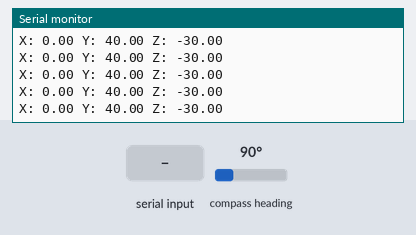
Simulated run of this sketch. Board: Arduino Uno, built with avr-gcc and run on an emulated ATmega328P. Parts: the last lines printed to the serial monitor. The test bench sets the inputs (shaded band); at power-on: compass heading 90°.

Above: at 1.2 s.
1.3 s: "1" received over Serial
At 1.34 s:
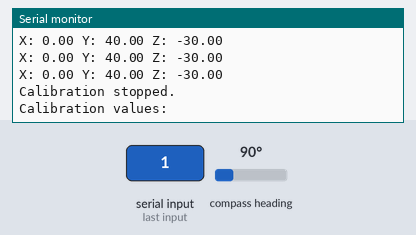
At 2.8 s:
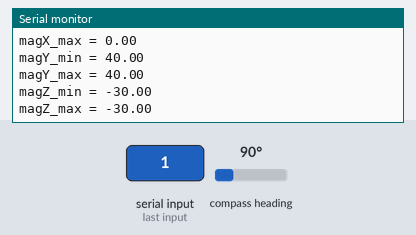

The sketch:

Calibration_compass.ino
```cpp
//Flash this and rotate your robot, after that enter any key on your serial monitor to show, max (x,y) and min (x,y)
// then put values to main.ino

#include <Wire.h>
#include <Adafruit_Sensor.h>
#include <Adafruit_HMC5883_U.h>

// Compass instance
Adafruit_HMC5883_Unified compass = Adafruit_HMC5883_Unified(12345);

// Calibration values
float magX_min = 10000.0, magY_min = 10000.0, magZ_min = 10000.0;
float magX_max = -10000.0, magY_max = -10000.0, magZ_max = -10000.0;

void setup() {
    Serial.begin(115200);

    // Initialize Compass
    if (!compass.begin()) {
        Serial.println("Error: Compass not found!");
        while (1);
    }

    Serial.println("Compass calibration. Move the sensor in all directions.");
    Serial.println("Press any key to stop calibration.");
}

void loop() {
    // Check if user pressed a key to stop calibration
    if (Serial.available()) {
        Serial.println("Calibration stopped.");
        printCalibrationValues();
        while (1);  // Stop the loop
    }

    // Get compass event
    sensors_event_t event;
    compass.getEvent(&event);

    // Update min and max values
    if (event.magnetic.x < magX_min) magX_min = event.magnetic.x;
    if (event.magnetic.x > magX_max) magX_max = event.magnetic.x;

    if (event.magnetic.y < magY_min) magY_min = event.magnetic.y;
    if (event.magnetic.y > magY_max) magY_max = event.magnetic.y;

    if (event.magnetic.z < magZ_min) magZ_min = event.magnetic.z;
    if (event.magnetic.z > magZ_max) magZ_max = event.magnetic.z;

    // Print current magnetometer values
    Serial.print("X: "); Serial.print(event.magnetic.x);
    Serial.print(" Y: "); Serial.print(event.magnetic.y);
    Serial.print(" Z: "); Serial.println(event.magnetic.z);

    delay(100);
}

void printCalibrationValues() {
    Serial.println("Calibration values:");
    Serial.print("magX_min = "); Serial.println(magX_min);
    Serial.print("magX_max = "); Serial.println(magX_max);
    Serial.print("magY_min = "); Serial.println(magY_min);
    Serial.print("magY_max = "); Serial.println(magY_max);
    Serial.print("magZ_min = "); Serial.println(magZ_min);
    Serial.print("magZ_max = "); Serial.println(magZ_max);
}
```

Measured:
- after the input at 1.3 s, the serial monitor: prints a new line at once (image 1)
